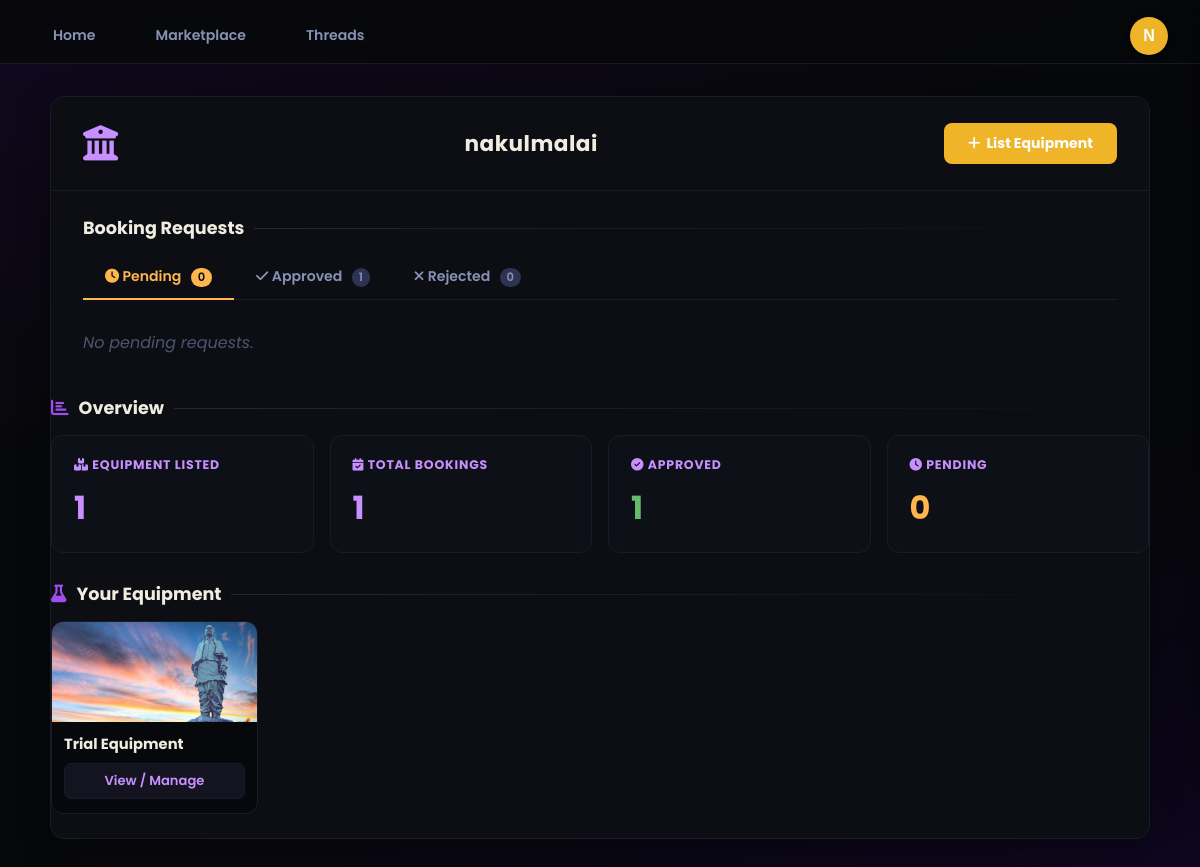
The page /my_equipment (signed in) on the database its author committed.
### models.py (models this page shows, shortened)
class User(UserMixin, db.Model):
    id = db.Column(db.Integer, primary_key=True)
    username = db.Column(db.String(64), unique=True, nullable=False)
    email = db.Column(db.String(120), unique=True, nullable=False)
    password_hash = db.Column(db.String(128))
    is_university = db.Column(db.Boolean, default=False)
    equipment = db.relationship('Equipment', back_populates='university', lazy='dynamic')
    bookings = db.relationship('Booking', foreign_keys='Booking.user_id', back_populates='renter', lazy='dynamic')
    review_replies = db.relationship('ReviewReply', back_populates='user', cascade='all, delete-orphan', lazy='dynamic')

class Equipment(db.Model):
    id = db.Column(db.Integer, primary_key=True)
    name = db.Column(db.String(100), nullable=False)
    category = db.Column(db.String(50), nullable=False)
    description = db.Column(db.Text)
    model_number = db.Column(db.String(100))
    manufacturer = db.Column(db.String(100))
    primary_image_filename = db.Column(db.String(100))
    secondary_images_filenames = db.Column(db.JSON)
    tech_specs_pdf_filename = db.Column(db.String(100))
    instruction_manual_pdf_filename = db.Column(db.String(100))
    terms_pdf_filename = db.Column(db.String(100))
    safety_requirements = db.Column(db.Text)
    cost_onsite = db.Column(db.Float)
    cost_remote = db.Column(db.Float)
    average_rating_cache = db.Column(db.Float, default=0)
    ratings_count_cache = db.Column(db.Integer, default=0)
    available_days = db.Column(db.String(20), default='0,1,2,3,4')
    university_id = db.Column(db.Integer, db.ForeignKey('user.id'), nullable=False)
    university = db.relationship('User', back_populates='equipment')
    reviews = db.relationship('Rating', back_populates='equipment', cascade='all, delete-orphan', lazy='dynamic')
    blocked_dates = db.relationship('EquipmentBlockedDate', back_populates='equipment', cascade='all, delete-orphan', lazy='dynamic')

### app.py (the view)
@app.route('/my_equipment')
@login_required
def my_equipment():
    if not current_user.is_university:
        flash('This page is for university accounts only.', 'warning')
        return redirect(url_for('index'))
    university_equipment = Equipment.query.filter_by(university_id=current_user.id).all()
    bookings = Booking.query.join(Equipment).filter(Equipment.university_id == current_user.id).order_by(Booking.created_at.desc()).all()
    return render_template('uni_home.html', title='My Equipment', equipment_list=university_equipment, bookings=bookings, csrf_token_val=generate_csrf())

### app.py (called while the page is built)
@login.user_loader
def load_user(id):
    return User.query.get(int(id))

### templates/uni_home.html (shortened to what this page needs)
<!DOCTYPE html>
<html lang="en">
<head>
    <link rel="stylesheet" href="https://cdnjs.cloudflare.com/ajax/libs/font-awesome/6.5.2/css/all.min.css">
</head>
<body>
    <div class="nav-bar" style="justify-content: space-between; padding: 18px 32px 10px;">
        <div style="display:flex;gap:18px;">
            <a href="{{ url_for('index') }}" class="nav-btn">Home</a>
            <a href="{{ url_for('market') }}" class="nav-btn">Marketplace</a>
            <a href="{{ url_for('threads') }}" class="nav-btn">Threads</a>
        </div>
        {% if current_user.is_authenticated %}
        <button onclick="openProfilePanel()" title="{{ current_user.username }}"
            style="background:#f0b429;border:none;border-radius:50%;
                   width:38px;height:38px;cursor:pointer;color:#fff;font-size:1rem;font-weight:700;
                   display:flex;align-items:center;justify-content:center;text-transform:uppercase;
                   box-shadow:0 2px 8px rgba(0,0,0,0.3);flex-shrink:0;">
            {{ current_user.username[0] }}
        </button>
        {% endif %}
    </div>
    <div class="listing-container">
        <div class="top-bar">
            <span class="user-icon"><i class="fas fa-university"></i></span>
            <span class="university-name">
                {% if current_user.is_authenticated %}{{ current_user.username }}{% else %}University Dashboard{% endif %}
            </span>
            <a href="{{ url_for('register_equipment') }}" class="list-equip-btn">
                <i class="fas fa-plus"></i> List Equipment
            </a>
        </div>
        <div class="section">
            <div class="section-title" style="margin-top:24px;">Booking Requests</div>
            {% set pending  = bookings | selectattr('status', 'equalto', 'Pending Approval') | list %}
            {% set approved = bookings | selectattr('status', 'equalto', 'Approved') | list %}
            {% set rejected = bookings | selectattr('status', 'equalto', 'Rejected') | list %}
            <div class="booking-tabs-bar">
                <button class="req-tab" data-tab="tab-pending" data-color="#ffb74d" style="color:#ffb74d; border-bottom-color:#ffb74d;">
                    <i class="fas fa-clock"></i> Pending
                    <span class="tab-badge" style="background:#ffb74d; color:#0d1117;">{{ pending | length }}</span>
                </button>
                <button class="req-tab" data-tab="tab-approved" data-color="#66bb6a" style="color:#8892b4; border-bottom-color:transparent;">
                    <i class="fas fa-check"></i> Approved
                    <span class="tab-badge" style="background:#2e3352; color:#8892b4;">{{ approved | length }}</span>
                </button>
                <button class="req-tab" data-tab="tab-rejected" data-color="#ef5350" style="color:#8892b4; border-bottom-color:transparent;">
                    <i class="fas fa-times"></i> Rejected
                    <span class="tab-badge" style="background:#2e3352; color:#8892b4;">{{ rejected | length }}</span>
                </button>
            </div>
            <div id="tab-pending" class="req-tab-pane" style="padding-top:14px;">
                {% if pending %}
                    {% for b in pending %}{{ booking_row(b) }}{% endfor %}
                {% else %}
                    <p style="color:#4b556e; font-style:italic; padding:16px 0;">No pending requests.</p>
                {% endif %}
            </div>
        </div>
            <div class="section-title" style="margin-top:24px;"><i class="fas fa-chart-bar" style="color:var(--accent-color);"></i> Overview</div>
            <div class="stats-row">
                <div class="stats-col">
                    <div class="stats-title"><i class="fas fa-boxes"></i> Equipment Listed</div>
                    <div style="font-size:2rem; font-weight:700; color:var(--secondary-color);">{{ equipment_list | length }}</div>
                </div>
                <div class="stats-col">
                    <div class="stats-title"><i class="fas fa-calendar-check"></i> Total Bookings</div>
                    {% if profile_data is defined %}
                    <div style="font-size:2rem; font-weight:700; color:var(--secondary-color);">{{ profile_data.total_bookings }}</div>
                    {% else %}
                    <div style="font-size:2rem; font-weight:700; color:var(--secondary-color);">–</div>
                    {% endif %}
                </div>
                <div class="stats-col">
                    <div class="stats-title"><i class="fas fa-check-circle"></i> Approved</div>
                    {% if profile_data is defined %}
                    <div style="font-size:2rem; font-weight:700; color:#66bb6a;">{{ profile_data.approved_bookings }}</div>
                    {% else %}
                    <div style="font-size:2rem; font-weight:700; color:#66bb6a;">–</div>
                    {% endif %}
                </div>
                <div class="stats-col">
                    <div class="stats-title"><i class="fas fa-clock"></i> Pending</div>
                    {% set pending_count = bookings | selectattr('status', 'equalto', 'Pending Approval') | list | length %}
                    <div style="font-size:2rem; font-weight:700; color:#ffb74d;">{{ pending_count }}</div>
                </div>
            </div>
            <div class="section-title"><i class="fas fa-flask" style="color:var(--accent-color);"></i> Your Equipment</div>
            <div class="equipment-list-row">
                {% for equipment in equipment_list %}
                    <div class="equip-card">
                        <div class="equip-image">
                            {% if equipment.primary_image_filename %}
                                <img src="{{ url_for('static', filename='uploads/' + equipment.primary_image_filename) }}" alt="{{ equipment.name }}">
                            {% else %}
                                <i class="fas fa-flask"></i>
                            {% endif %}
                        </div>
                        <div class="equip-card-body">
                            <div class="equip-title">{{ equipment.name }}</div>
                            <a href="{{ url_for('equipment_info', equipment_id=equipment.id) }}" class="equip-view-btn">View / Manage</a>
                        </div>
                    </div>
                {% else %}
                    <p style="color:#4b556e; padding:20px 0;">No equipment listed yet. <a href="{{ url_for('register_equipment') }}" style="color:var(--secondary-color);">List your first piece.</a></p>
                {% endfor %}
            </div>
        </div>
</body>
</html>

### templates/uni_home.html (style rules this page uses)
:root { --primary-color: #f0b429; --secondary-color:#c890ff; --accent-color: #9f4ef0; --text-color: #f0ece0; --bg-color: #07080b; --light-gray: #131420; --white: #0d0e14; --border-color: #1a1b28; --border-bright: #252636; }
* { box-sizing: border-box; margin: 0; padding: 0; }
body { font-family: 'Poppins', sans-serif; background: linear-gradient(160deg,#110820 0%,#07080b 35%,#07080b 65%,#0e0620 100%) fixed; color: var(--text-color); }
.nav-bar { display: flex; align-items: center; background: rgba(7,8,11,0.88); backdrop-filter: blur(14px); border-bottom: 1px solid var(--border-color); padding: 0 32px; height: 64px; position: sticky; top: 0; z-index: 100; }
.nav-btn { background: transparent; color: #8892b4; border: 1px solid transparent; border-radius: 999px; padding: 8px 20px; font-weight: 600; font-size: 0.88rem; cursor: pointer; text-decoration: none; transition: background .2s, color .2s, border-color .2s; font-family: inherit; }
.listing-container { max-width: 1100px; margin: 32px auto 48px; background: var(--white); border: 1px solid var(--border-color); border-radius: 14px; box-shadow: 0 8px 32px rgba(0,0,0,0.4); overflow: hidden; }
.top-bar { display: flex; align-items: center; justify-content: space-between; border-bottom: 1px solid var(--border-color); padding: 20px 32px; background: #0d0e14; }
.top-bar .user-icon { font-size: 2.2rem; color: var(--secondary-color); }
.top-bar .university-name { font-size: 1.35rem; font-weight: 700; color: var(--text-color); flex: 1; text-align: center; letter-spacing: 0.5px; }
.top-bar .list-equip-btn { background: #f0b429; color: #fff; border: none; border-radius: 8px; padding: 10px 24px; font-weight: 700; font-size: 0.88rem; cursor: pointer; font-family: inherit; text-decoration: none; transition: opacity .2s, transform .2s; display: inline-flex; align-items: center; gap: 6px; }
.section { padding: 0 32px; }
.section-title { color: var(--text-color); font-size: 1.1rem; font-weight: 700; margin: 28px 0 14px; display: flex; align-items: center; gap: 10px; }
.section-title::after { content: ''; flex: 1; height: 1px; background: linear-gradient(90deg, var(--border-bright), transparent); }
.booking-tabs-bar { display: flex; gap: 0; border-bottom: 1px solid var(--border-color); margin-bottom: 0; }
.req-tab { padding: 11px 22px; border: none; background: transparent; font-family: inherit; font-size: 0.88rem; font-weight: 600; cursor: pointer; transition: color .2s, border-bottom .2s; border-bottom: 2px solid transparent; margin-bottom: -1px; }
.req-tab .tab-badge { display: inline-block; border-radius: 999px; padding: 1px 7px; font-size: 0.72rem; margin-left: 6px; vertical-align: middle; }
.equipment-list-row { display: grid; grid-template-columns: repeat(auto-fill, minmax(190px, 1fr)); gap: 16px; margin-bottom: 24px; }
.equip-card { background: #07080b; border: 1px solid var(--border-color); border-radius: 12px; overflow: hidden; display: flex; flex-direction: column; transition: transform .25s, border-color .25s; }
.equip-image { width: 100%; height: 100px; background: var(--light-gray); display: flex; align-items: center; justify-content: center; color: #30395e; font-size: 2.2rem; overflow: hidden; }
.equip-image img { width: 100%; height: 100%; object-fit: cover; }
.equip-card-body { padding: 12px 12px 14px; flex: 1; display: flex; flex-direction: column; gap: 8px; }
.equip-title { font-size: 0.92rem; font-weight: 700; color: var(--text-color); }
.equip-view-btn { display: block; text-align: center; padding: 7px; background: var(--light-gray); border: 1px solid var(--border-color); border-radius: 7px; color: var(--secondary-color); font-size: 0.82rem; font-weight: 600; text-decoration: none; transition: background .2s, border-color .2s, color .2s; }
.stats-row { display: flex; gap: 16px; margin-bottom: 24px; flex-wrap: wrap; }
.stats-col { flex: 1; min-width: 200px; padding: 20px 22px; background: #0d1117; border: 1px solid var(--border-color); border-radius: 12px; }
.stats-title { color: var(--secondary-color); font-size: 0.9rem; font-weight: 700; margin-bottom: 10px; text-transform: uppercase; letter-spacing: 0.8px; font-size: 0.78rem; }

### rows shown on the page
User: username "N", username "nakulmalai"
Equipment: primary_image_filename (picture), name "Trial Equipment"

### other values the page prints
{{ pending | length }} "0"
{{ approved | length }} "1"
{{ rejected | length }} "0"
{{ equipment_list | length }} "1"
{{ profile_data.total_bookings }} "1"
{{ profile_data.approved_bookings }} "1"
{{ pending_count }} "0"
